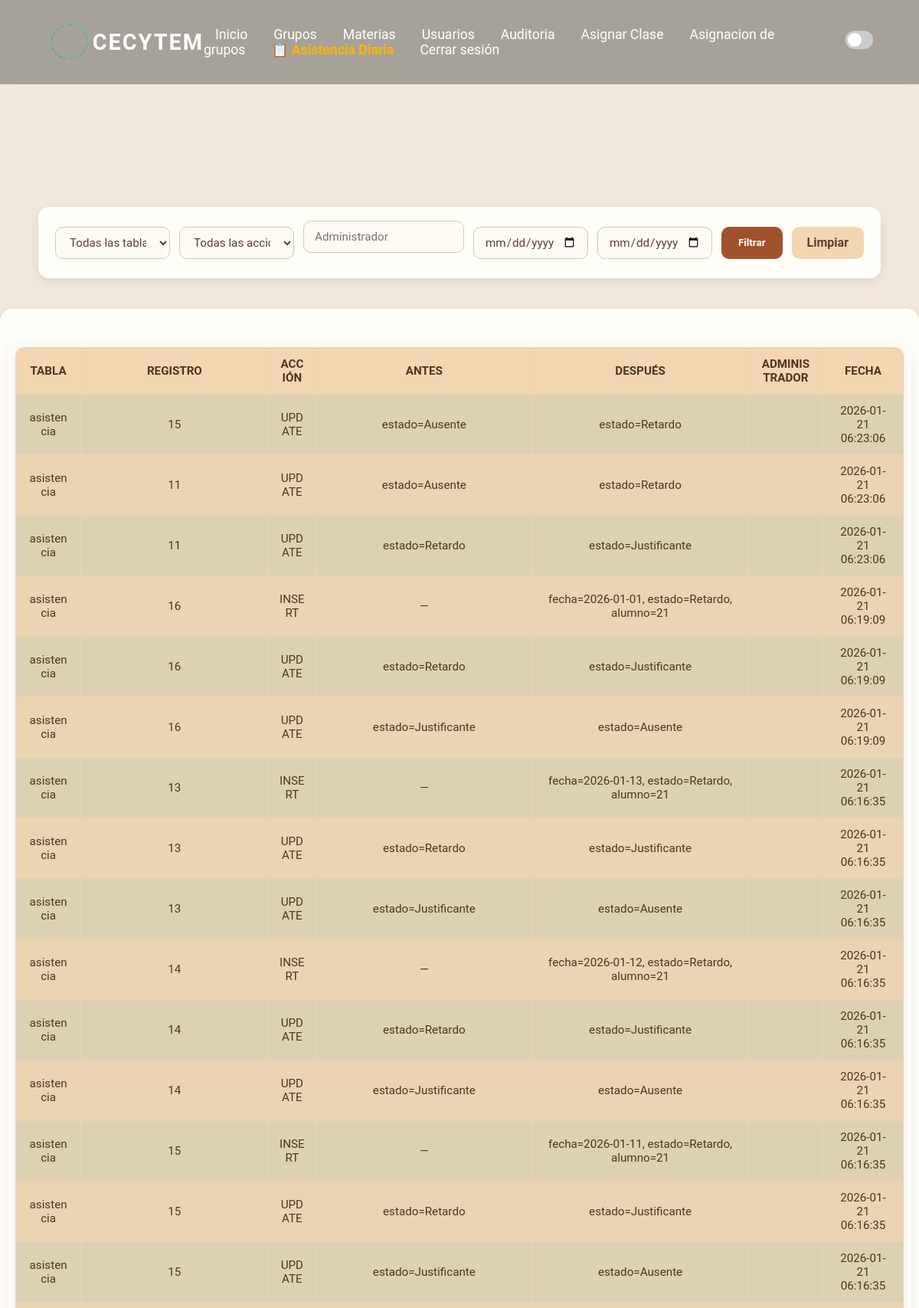
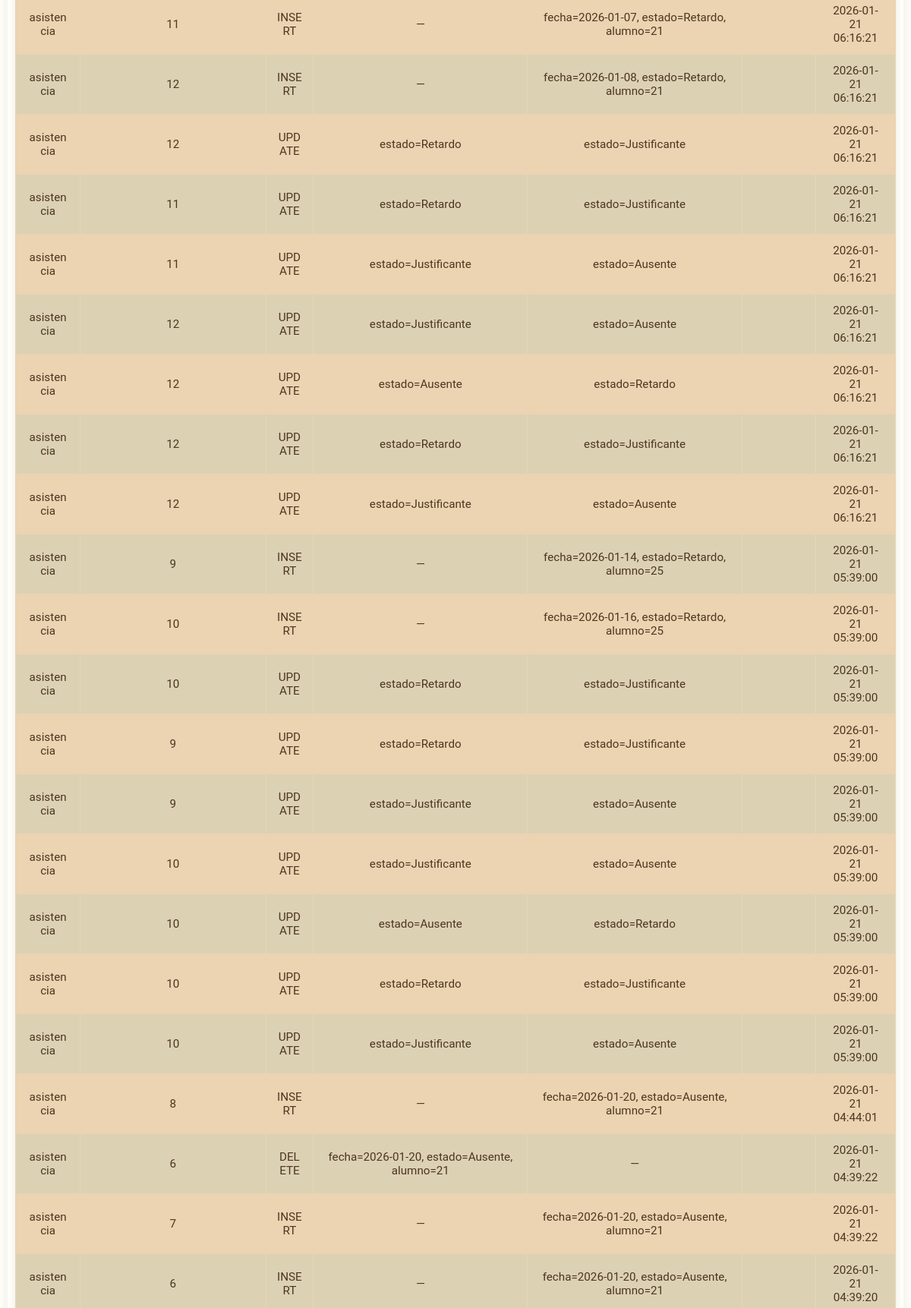
Screenshot of /administrador/auditoria.php (signed in, upper part) with the database file from the repository (2 pictures, top to bottom).
### tables this page shows
CREATE TABLE `auditoria` (
  `id_auditoria` int(11) NOT NULL,
  `tabla_afectada` varchar(50) NOT NULL,
  `id_registro` int(11) NOT NULL,
  `accion` enum('INSERT','UPDATE','DELETE') NOT NULL,
  `datos_antes` text DEFAULT NULL,
  `datos_despues` text DEFAULT NULL,
  `id_admin` int(11) DEFAULT NULL,
  `admin_nombre` varchar(100) DEFAULT NULL,
  `fecha` timestamp NOT NULL DEFAULT current_timestamp()
);

### administrador/auditoria.php (the view, shortened to what this page needs)
<?php
$pdo = new PDO(
    "mysql:host=localhost;dbname=asistencia;charset=utf8mb4",
    "root",
    "",
    [
        PDO::ATTR_ERRMODE => PDO::ERRMODE_EXCEPTION,
        PDO::ATTR_DEFAULT_FETCH_MODE => PDO::FETCH_ASSOC
    ]
);
$sql = "
SELECT
    a.id_auditoria,
    a.tabla_afectada,
    a.accion,
    a.datos_antes,
    a.datos_despues,
    a.admin_nombre,
    a.fecha,
    CASE a.tabla_afectada
        WHEN 'alumno' THEN (
            SELECT CONCAT(nombre,' ',apellidos)
            FROM alumno
            WHERE id_alumno = a.id_registro
        )
        WHEN 'profesor' THEN (
            SELECT CONCAT(nombre,' ',apellidos)
            FROM profesor
            WHERE id_profesor = a.id_registro
        )
        WHEN 'materias' THEN (
            SELECT nombre
            FROM materias
            WHERE id_materia = a.id_registro
        )
        WHEN 'grupo' THEN (
            SELECT nombre
            FROM grupo
            WHERE idGrupo = a.id_registro
        )
        WHEN 'administrador' THEN (
            SELECT correo
            FROM administrador
            WHERE id_admin = a.id_registro
        )
        ELSE a.id_registro
    END AS registro_legible
FROM auditoria a
WHERE 1=1
";
$params = [];
$sql .= " ORDER BY a.fecha DESC LIMIT 200";
$stmt = $pdo->prepare($sql);
$stmt->execute($params);
$registros = $stmt->fetchAll();
?>
<!DOCTYPE html>
<html lang="es">
<head>
    <link rel="stylesheet" href="css/auditoria.css">
    <link rel="stylesheet" href="css/materiascrud.css">
     <link rel="stylesheet" href="css/menu.css?v=2.1">
</head>
<body>
<?php include_once "layout/header_admin.php"; ?>
<form method="GET" class="filtros">
    <select name="tabla">
        <option value="">Todas las tablas</option>
    </select>
    <select name="accion">
        <option value="">Todas las acciones</option>
    </select>
    <input type="text" name="admin" placeholder="Administrador"
           value="<?= htmlspecialchars($_GET['admin'] ?? '') ?>">
    <input type="date" name="desde" value="<?= $_GET['desde'] ?? '' ?>">
    <input type="date" name="hasta" value="<?= $_GET['hasta'] ?? '' ?>">
    <button type="submit">Filtrar</button>
    <a href="auditoria.php" class="btn-reset">Limpiar</a>
</form>
<div class="wrapper">
    <link rel="stylesheet" href="css/auditoria.css?v=1.2">
    <link rel="stylesheet" href="css/materiascrud.css?v=1.2">
</head>
<body>
    <?php include_once "layout/header_admin.php"; ?>
  <div class="wrapper">
    <table>
        <thead>
            <tr>
                <th>Tabla</th>
                <th>Registro</th>
                <th>Acción</th>
                <th>Antes</th>
                <th>Después</th>
                <th>Administrador</th>
                <th>Fecha</th>
            </tr>
        </thead>
        <tbody>
        <?php if (!$registros): ?>
            <tr>
                <td colspan="8">No hay registros</td>
            </tr>
        <?php else: foreach ($registros as $r): ?>
<tr>
    <td data-label="Tabla"><?= $r['tabla_afectada'] ?></td>
    <td data-label="Registro"><?= htmlspecialchars($r['registro_legible']) ?></td>
    <td data-label="Acción"><?= $r['accion'] ?></td>
    <td data-label="Antes"><?= nl2br(htmlspecialchars($r['datos_antes'] ?? '—')) ?></td>
    <td data-label="Después"><?= nl2br(htmlspecialchars($r['datos_despues'] ?? '—')) ?></td>
    <td data-label="Administrador"><?= $r['admin_nombre'] ?></td>
    <td data-label="Fecha"><?= $r['fecha'] ?></td>
</tr>
<?php endforeach; endif; ?>
        </tbody>
    </table>
</div>
</body>
</html>

### administrador/css/auditoria.css (style rules this page uses)
body { margin: 0; padding: 0; background-color: #f0e8dc; font-family: 'Segoe UI', Tahoma, Geneva, Verdana, sans-serif; color: #4b3621; }
.wrapper { width: 100%; max-width: 1450px; background-color: #fffef9; padding: 5px 10px; border-radius: 16px; box-shadow: 0 6px 18px rgba(0, 0, 0, 0.08); margin: 40px auto 60px auto; }
table { width: 100%; border-collapse: collapse; background-color: #fffdfa; border-radius: 12px; overflow: hidden; box-shadow: 0 4px 12px rgba(0, 0, 0, 0.08); }
thead { background-color: #f2d7b2; color: #5c4033; font-weight: bold; text-transform: uppercase; }
th, td { border: 1px solid #e8d5b7; padding: 12px 14px; word-break: break-word; color: #4b3621; text-align: center; font-size: 0.95em; }
tbody tr:nth-child(even) { background-color: #ecd3b1; }
tbody tr:nth-child(odd) { background-color: #ddd1b3; }
.filtros { width: 95%; max-width: 1100px; background-color: #fffef9; padding: 18px 22px; margin: 20px auto 30px auto; display: flex; align-items: center; gap: 12px; flex-wrap: nowrap; border-radius: 14px; box-shadow: 0 4px 14px rgba(0, 0, 0, 0.08); }
.filtros select, .filtros input[type="text"], .filtros input[type="date"] { height: 42px; padding: 0 14px; border-radius: 10px; border: 1px solid #e0c7a6; background-color: #fffaf3; font-size: 0.95em; color: #5c4033; outline: none; min-width: 150px; white-space: nowrap; }
.filtros input[name="admin"] { min-width: 180px; }
.filtros button { height: 42px; padding: 0 22px; border-radius: 10px; border: none; background-color: #a0522d; color: #fff; font-weight: bold; cursor: pointer; transition: background-color 0.3s ease; }
.btn-reset { height: 42px; padding: 0 20px; border-radius: 10px; background-color: #f2d7b2; color: #5c4033; font-weight: bold; text-decoration: none; display: flex; align-items: center; justify-content: center; white-space: nowrap; }

### administrador/css/materiascrud.css (style rules this page uses)
body { margin: 0; padding: 0; background-color: #f0e8dc; font-family: 'Segoe UI', Tahoma, Geneva, Verdana, sans-serif; color: #4b3621; }
form { width: 100%; }
input[type="text"] { width: 100%; padding: 10px 12px; border: 1px solid #d2b48c; border-radius: 6px; font-size: 1em; background-color: #fff5e6; box-sizing: border-box; margin-bottom: 15px; color: #4b3621; }

### administrador/css/menu.css (style rules this page uses)
* { margin: 0; padding: 0; box-sizing: border-box; font-family: "Roboto", sans-serif; }
html, body { height: 100%; scroll-behavior: smooth; }

### administrador/layout/header_admin.php (style rules this page uses)
body { padding-top: 140px !important; font-family: "Segoe UI", sans-serif; background: var(--fondo2); }
:root { --fondo1: rgba(0,0,0,0.3); --texto1: #ffffff; --fondo2: #f4f6f9; --texto2: #333333; }
:root { --fondo1: rgba(0,0,0,0.1); --texto1: #000; --fondo2: #f2d7b2; --texto2: #333; }

### rows the page displays
auditoria: tabla_afectada "asistencia", registro_legible "15", accion "UPDATE", datos_antes "estado=Ausente", datos_despues "estado=Retardo", fecha "2026-01-21 06:23:06"
auditoria: tabla_afectada "asistencia", registro_legible "11", accion "UPDATE", datos_antes "estado=Ausente", datos_despues "estado=Retardo", fecha "2026-01-21 06:23:06"
auditoria: tabla_afectada "asistencia", registro_legible "11", accion "UPDATE", datos_antes "estado=Retardo", datos_despues "estado=Justificante", fecha "2026-01-21 06:23:06"
auditoria: tabla_afectada "asistencia", registro_legible "16", accion "INSERT", datos_antes "—", datos_despues "fecha=2026-01-01, estado=Retardo, alumno=21", fecha "2026-01-21 06:19:09"
auditoria: tabla_afectada "asistencia", registro_legible "16", accion "UPDATE", datos_antes "estado=Retardo", datos_despues "estado=Justificante", fecha "2026-01-21 06:19:09"
auditoria: tabla_afectada "asistencia", registro_legible "16", accion "UPDATE", datos_antes "estado=Justificante", datos_despues "estado=Ausente", fecha "2026-01-21 06:19:09"
auditoria: tabla_afectada "asistencia", registro_legible "13", accion "INSERT", datos_antes "—", datos_despues "fecha=2026-01-13, estado=Retardo, alumno=21", fecha "2026-01-21 06:16:35"
auditoria: tabla_afectada "asistencia", registro_legible "13", accion "UPDATE", datos_antes "estado=Retardo", datos_despues "estado=Justificante", fecha "2026-01-21 06:16:35"
auditoria: tabla_afectada "asistencia", registro_legible "13", accion "UPDATE", datos_antes "estado=Justificante", datos_despues "estado=Ausente", fecha "2026-01-21 06:16:35"
auditoria: tabla_afectada "asistencia", registro_legible "14", accion "INSERT", datos_antes "—", datos_despues "fecha=2026-01-12, estado=Retardo, alumno=21", fecha "2026-01-21 06:16:35"
auditoria: tabla_afectada "asistencia", registro_legible "14", accion "UPDATE", datos_antes "estado=Retardo", datos_despues "estado=Justificante", fecha "2026-01-21 06:16:35"
auditoria: tabla_afectada "asistencia", registro_legible "14", accion "UPDATE", datos_antes "estado=Justificante", datos_despues "estado=Ausente", fecha "2026-01-21 06:16:35"
auditoria: tabla_afectada "asistencia", registro_legible "15", accion "INSERT", datos_antes "—", datos_despues "fecha=2026-01-11, estado=Retardo, alumno=21", fecha "2026-01-21 06:16:35"
auditoria: tabla_afectada "asistencia", registro_legible "15", accion "UPDATE", datos_antes "estado=Retardo", datos_despues "estado=Justificante", fecha "2026-01-21 06:16:35"
auditoria: tabla_afectada "asistencia", registro_legible "15", accion "UPDATE", datos_antes "estado=Justificante", datos_despues "estado=Ausente", fecha "2026-01-21 06:16:35"
auditoria: tabla_afectada "asistencia", registro_legible "11", accion "INSERT", datos_antes "—", datos_despues "fecha=2026-01-07, estado=Retardo, alumno=21", fecha "2026-01-21 06:16:21"
auditoria: tabla_afectada "asistencia", registro_legible "12", accion "INSERT", datos_antes "—", datos_despues "fecha=2026-01-08, estado=Retardo, alumno=21", fecha "2026-01-21 06:16:21"
auditoria: tabla_afectada "asistencia", registro_legible "12", accion "UPDATE", datos_antes "estado=Retardo", datos_despues "estado=Justificante", fecha "2026-01-21 06:16:21"
auditoria: tabla_afectada "asistencia", registro_legible "11", accion "UPDATE", datos_antes "estado=Retardo", datos_despues "estado=Justificante", fecha "2026-01-21 06:16:21"
auditoria: tabla_afectada "asistencia", registro_legible "11", accion "UPDATE", datos_antes "estado=Justificante", datos_despues "estado=Ausente", fecha "2026-01-21 06:16:21"
auditoria: tabla_afectada "asistencia", registro_legible "12", accion "UPDATE", datos_antes "estado=Justificante", datos_despues "estado=Ausente", fecha "2026-01-21 06:16:21"
auditoria: tabla_afectada "asistencia", registro_legible "12", accion "UPDATE", datos_antes "estado=Ausente", datos_despues "estado=Retardo", fecha "2026-01-21 06:16:21"
auditoria: tabla_afectada "asistencia", registro_legible "12", accion "UPDATE", datos_antes "estado=Retardo", datos_despues "estado=Justificante", fecha "2026-01-21 06:16:21"
auditoria: tabla_afectada "asistencia", registro_legible "12", accion "UPDATE", datos_antes "estado=Justificante", datos_despues "estado=Ausente", fecha "2026-01-21 06:16:21"
auditoria: tabla_afectada "asistencia", registro_legible "9", accion "INSERT", datos_antes "—", datos_despues "fecha=2026-01-14, estado=Retardo, alumno=25", fecha "2026-01-21 05:39:00"
auditoria: tabla_afectada "asistencia", registro_legible "10", accion "INSERT", datos_antes "—", datos_despues "fecha=2026-01-16, estado=Retardo, alumno=25", fecha "2026-01-21 05:39:00"
auditoria: tabla_afectada "asistencia", registro_legible "10", accion "UPDATE", datos_antes "estado=Retardo", datos_despues "estado=Justificante", fecha "2026-01-21 05:39:00"
auditoria: tabla_afectada "asistencia", registro_legible "9", accion "UPDATE", datos_antes "estado=Retardo", datos_despues "estado=Justificante", fecha "2026-01-21 05:39:00"
auditoria: tabla_afectada "asistencia", registro_legible "9", accion "UPDATE", datos_antes "estado=Justificante", datos_despues "estado=Ausente", fecha "2026-01-21 05:39:00"
auditoria: tabla_afectada "asistencia", registro_legible "10", accion "UPDATE", datos_antes "estado=Justificante", datos_despues "estado=Ausente", fecha "2026-01-21 05:39:00"
auditoria: tabla_afectada "asistencia", registro_legible "10", accion "UPDATE", datos_antes "estado=Ausente", datos_despues "estado=Retardo", fecha "2026-01-21 05:39:00"
auditoria: tabla_afectada "asistencia", registro_legible "10", accion "UPDATE", datos_antes "estado=Retardo", datos_despues "estado=Justificante", fecha "2026-01-21 05:39:00"
auditoria: tabla_afectada "asistencia", registro_legible "10", accion "UPDATE", datos_antes "estado=Justificante", datos_despues "estado=Ausente", fecha "2026-01-21 05:39:00"
auditoria: tabla_afectada "asistencia", registro_legible "8", accion "INSERT", datos_antes "—", datos_despues "fecha=2026-01-20, estado=Ausente, alumno=21", fecha "2026-01-21 04:44:01"
auditoria: tabla_afectada "asistencia", registro_legible "6", accion "DELETE", datos_antes "fecha=2026-01-20, estado=Ausente, alumno=21", datos_despues "—", fecha "2026-01-21 04:39:22"
auditoria: tabla_afectada "asistencia", registro_legible "7", accion "INSERT", datos_antes "—", datos_despues "fecha=2026-01-20, estado=Ausente, alumno=21", fecha "2026-01-21 04:39:22"
auditoria: tabla_afectada "asistencia", registro_legible "6", accion "INSERT", datos_antes "—", datos_despues "fecha=2026-01-20, estado=Ausente, alumno=21", fecha "2026-01-21 04:39:20"
